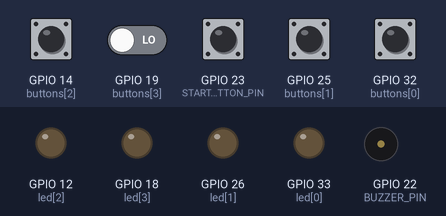
Bench run of a sketch on a simulated ESP32. On the bench: output pins drawn as LEDs (lit = HIGH), buzzer (waves = sounding). Dashed ring = blinking. Inputs (shaded band) come from the test bench; at power-on: GPIO 14 (buttons[2]), GPIO 19 (buttons[3]), GPIO 23 (START_BUTTON_PIN), GPIO 25 (buttons[1]), GPIO 32 (buttons[0]) LOW. WiFi joins after 1.5 s; servers stay silent unless stated; uploads are accepted with an empty reply; random numbers use the default seed unless the sketch sets one; what the sketch prints to the serial monitor is not drawn.

Above: at 3.8 s.
3.9 s: GPIO 23 (START_BUTTON_PIN) pulled HIGH for 0.15 s
At 4.38 s:
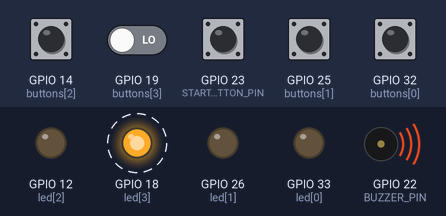
6.9 s: GPIO 19 (buttons[3]) driven HIGH and GPIO 23 (START_BUTTON_PIN) driven HIGH
At 8.02 s:
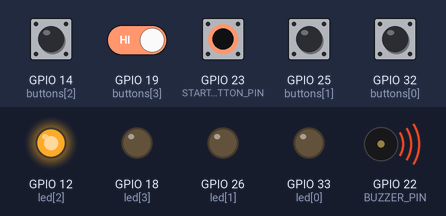
At 14.7 s:
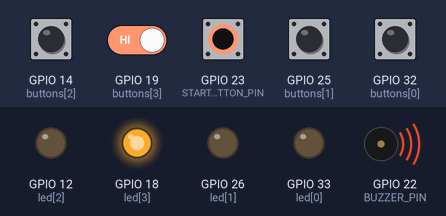
Timing chart, 0 to 15.9 s (numbered marks = the images above; inputs shaded):
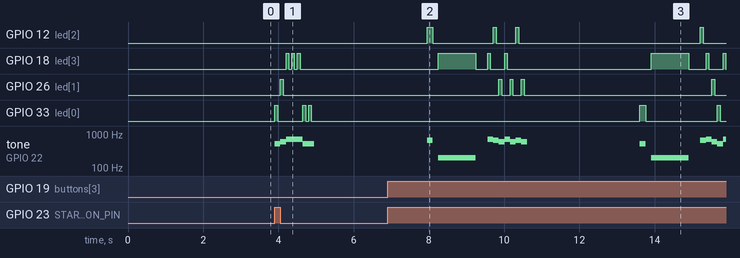

The sketch:

MCG.ino
```cpp
#include <HTTPClient.h>
#include <WiFi.h>
#include <WebServer.h>

#define BUZZER_PIN 22
#define START_BUTTON_PIN 23
#define LEVELS 20
#define STATE_STOPPED 0
#define STATE_SHOW 1
#define STATE_REPEAT 2

String URL = "//insert";
String site = "//insert";
const char* ssid = "//insert";
const char* password = "//insert";

int buttons[4] = {32, 25, 14, 19};
int led[4] = {33, 26, 12, 18};
int notes[4] = {523, 587, 659, 698};
int sequence[LEVELS];
int level = 0;
int indice = 0;
int tempo = 150;
int state = STATE_STOPPED;
String username = "";
String difficolta = "";

WebServer server(80);

void setup() {
  Serial.begin(9600);
  connectWiFi();

  for (int i = 0; i < 4; i++) {
    pinMode(buttons[i], INPUT);
    pinMode(led[i], OUTPUT);
  }
  pinMode(START_BUTTON_PIN, INPUT);
  pinMode(BUZZER_PIN, OUTPUT);
  randomSeed(analogRead(2));

  // Imposta le rotte del server
  server.on("/", HTTP_GET, handleRoot);
  server.on("/send", HTTP_POST, handleSend);

  // Avvia il server
  server.begin();
}

void loop() {
  // Gestisce le richieste dei client
  server.handleClient();

  // Altri codici del loop principale
  if (digitalRead(START_BUTTON_PIN) == HIGH) {
    welcome();
  }
  if (state == STATE_SHOW) {
    showNextLevel();
  }
  if (state == STATE_REPEAT) {
    repeatSequence();
  }
  delay(10);
}

//FUNZIONI RICHIAMATE NEL LOOP
void connectWiFi() {
  WiFi.mode(WIFI_OFF);
  delay(1000);
  WiFi.mode(WIFI_STA); //configurazione in modalità station. L’ESP32 si comporta come un client Wi-Fi: può connettersi al router e comunicare con gli altri dispositivi nella rete

  WiFi.begin(ssid, password);
  Serial.println("Connecting to WiFi");

  while (WiFi.status() != WL_CONNECTED) {
    delay(500);
    Serial.print(".");
  }

  Serial.print("\nConnected to : ");
  Serial.print(ssid);
  Serial.print(", IP address : ");
  Serial.println(WiFi.localIP()); // Stampa l'indirizzo IP dell'ESP32
  Serial.println("Connettiti da qualunque dispositivo a questa rete WiFi ed inserisci il tuo username ed il livello di difficoltà al seguente IP address\n");
}

// Funzione per servire la pagina HTML
void handleRoot() {
  String html = "<!DOCTYPE html><html><head><title>MCG - Memory Color Game</title>"
                "<style>body{font-family:Arial, sans-serif;text-align:center;}"
                "form{margin:auto;width:50%;padding:20px;border:1px solid #ccc;border-radius:5px;background-color:#f9f9f9;}"
                "input[type='text'],select{width:100%;padding:10px;margin-bottom:10px;border:1px solid #ccc;border-radius:3px;box-sizing:border-box;}"
                "input[type='submit']{width:100%;padding:10px;border:none;border-radius:3px;background-color:#4CAF50;color:white;cursor:pointer;}"
                "</style></head>"
                "<body><h1>Benvenuto a MCG - Memory Color Game</h1>"
                "<h2>Inserisci Username e Livello di Difficolta'</h2>"
                "<form action='/send' method='POST'>"
                "Username: <input type='text' name='username'><br>"
                "Difficolta': <select name='difficolta'><option value='FACILE'>Facile</option><option value='DIFFICILE'>Difficile</option></select><br>"
                "<input type='submit' value='Invia'></form></body></html>";
  server.send(200, "text/html", html);
}

// Funzione per gestire i dati inviati dal form
void handleSend() {
  if (server.hasArg("username") && server.hasArg("difficolta")) {
    username = server.arg("username");
    difficolta = server.arg("difficolta");
    Serial.println("Received username: " + username);
    Serial.println("Received difficoltà: " + difficolta);
    Serial.println("Benvenuto " + username + ". Preparati a giocare nella modalità " + difficolta);

    // Imposta la difficoltà
    if (difficolta == "FACILE") {
      tempo = 150;
    } else if (difficolta == "DIFFICILE") {
      tempo = 75;
    } else {
      server.send(400, "text/plain", "Invalid difficulty level");
      return;
    }

    server.send(200, "text/plain", "Data received");
  } else {
    server.send(400, "text/plain", "Bad Request");
  }
}

void welcome() {
  int randomNumber;
  for (int i = 0; i < 7; i++) {
    randomNumber = random(4);
    tone(BUZZER_PIN, notes[randomNumber], 150);
    digitalWrite(led[randomNumber], HIGH);
    delay(75);
    digitalWrite(led[randomNumber], LOW);
    delay(75);
  }
  level = 0;
  state = STATE_SHOW;
  delay(3000);
}

void showNextLevel() {
  sequence[level] = random(4);
  for (int i = 0; i <= level; i++) {
    playNote(sequence[i]);
    delay(tempo);
  }
  indice = 0;
  level++;
  state = STATE_REPEAT;
}

void repeatSequence() {
  int selectedNote = readButtons();
  if (selectedNote >= 0) {
    if (selectedNote == sequence[indice]) {
      playNote(selectedNote);
      while (readButtons() != -1);
      indice++;
      if (indice >= level) {
        if (level < LEVELS) {
          state = STATE_SHOW;
          delay(1000);
        } else {
          win();
        }
      }
    } else {
      error(selectedNote);
    }
  }
}

void error(int note) {
  tone(BUZZER_PIN, 200, 1000);
  digitalWrite(led[note], HIGH);
  delay(1000);
  digitalWrite(led[note], LOW);
  sendData();
  state = STATE_STOPPED;
}

void win() {
  int randomNumber;
  delay(200);
  for (int i = 0; i < 12; i++) {
    randomNumber = random(4);
    tone(BUZZER_PIN, notes[randomNumber], 150);
    for (int j = 0; j < 4; j++) {
      digitalWrite(led[j], HIGH);
    }
    delay(75);
    for (int j = 0; j < 4; j++) {
      digitalWrite(led[j], LOW);
    }
    delay(75);
  }
  state = STATE_STOPPED;
}

void playNote(int note) {
  tone(BUZZER_PIN, notes[note], 150);
  digitalWrite(led[note], HIGH);
  delay(tempo);
  digitalWrite(led[note], LOW);
}

int readButtons() {
  for (int i = 0; i < 4; i++) {
    if (digitalRead(buttons[i]) == HIGH) {
      return i;
    }
  }
  return -1;
}

void sendData() {
  String userInfo = "Username = " + username + ", Difficoltà = " + difficolta + ", Punteggio = " + String(level - 1);
  Serial.println("\nRiepilogo partita ->  " + userInfo);
  Serial.println("Invio dati al database ... ");

  if (WiFi.status() == WL_CONNECTED) { // Controlla se sei ancora connesso al WiFi
    HTTPClient http;
    http.begin(URL);
    http.addHeader("Content-Type", "application/x-www-form-urlencoded");

    // Prepara i dati da inviare
    String httpRequestData = "Username=" + username + "&Difficoltà=" + difficolta + "&Punteggio=" + String(level - 1);

    // Effettua la richiesta POST
    int httpCode = http.POST(httpRequestData);
    String esito = http.getString();

    Serial.println("\nVisualizza storico punteggi : " + site);
    Serial.print("Esito : " + esito);
    http.end(); // Libera risorse

  } else {
    Serial.print("Connessione WiFi persa");
  }
  Serial.println("----------------------------------------------------------------------------");
}
```

Measured:
- after the input at 3.9 s, GPIO 18 (led[3]): alternates HIGH for 0.08 s and LOW for 0.08 s, 6 changes in all, then stays LOW, starting after 0.30 s; GPIO 26 (led[1]): LOW → HIGH after 0.15 s, → LOW 0.08 s later
- after the input at 6.9 s, GPIO 33 (led[0]): LOW → HIGH after 6.7 s, → LOW 0.15 s later, → HIGH 1.9 s later, → LOW 0.08 s later
